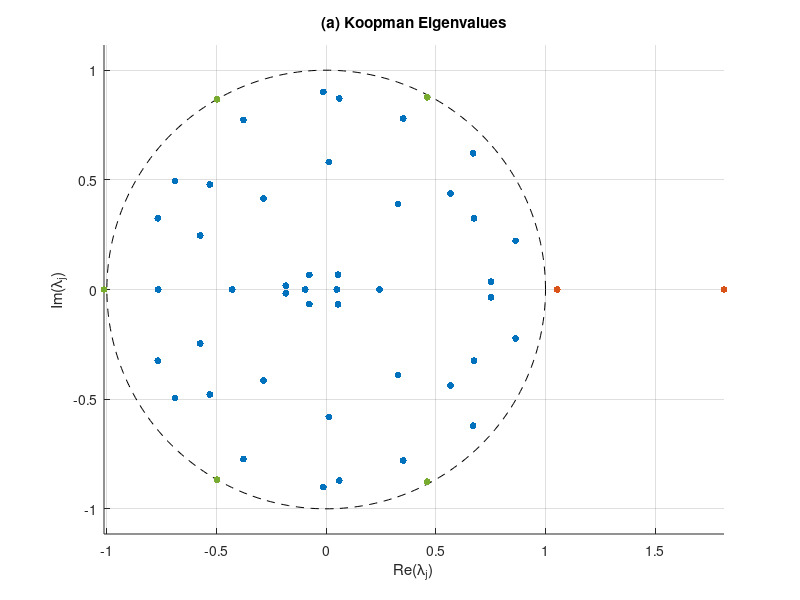
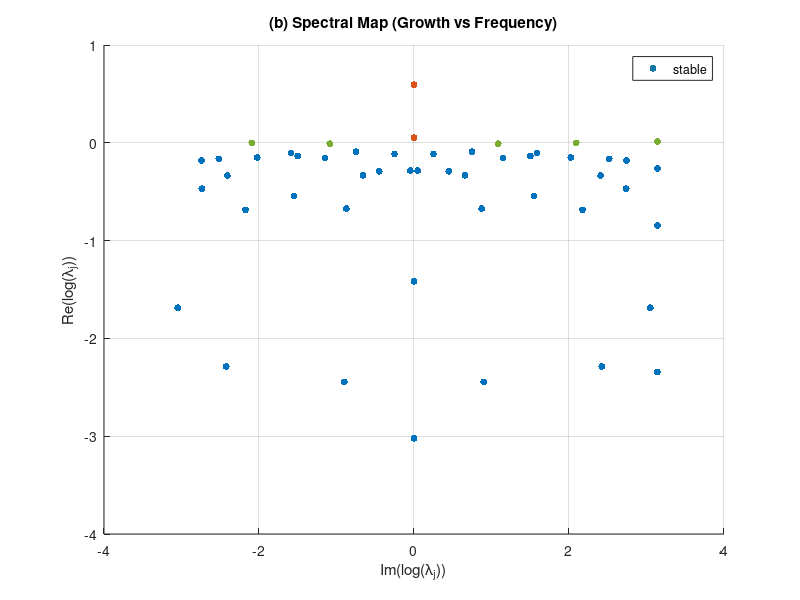

Source code (MATLAB) for these figures, in order:
% === Step 1: 加载数据 ===
S = load('LorenzDatasets1-2.mat');
varname = fieldnames(S);
data = S.(varname{1});
fprintf('Loaded: %s [%d × %d]\n', varname{1}, size(data,1), size(data,2));

% === Step 2: 构造快照对 & 做 DMD ===
X1 = data(:, 1:end-1);
X2 = data(:, 2:end);

[U, S, V] = svd(X1, 'econ');
r = 50;
Ur = U(:,1:r);
Sr = S(1:r,1:r);
Vr = V(:,1:r);

Atilde = Ur' * X2 * Vr / Sr;
[W, D] = eig(Atilde);
lambda = diag(D);              % Koopman 特征值 λ_j
log_lambda = log(lambda);      % 用于谱图

% === Step 3: 分类稳定性 ===
abs_lambda = abs(lambda);
stability = zeros(length(lambda),1);  % 1=stable, 2=neutral, 3=unstable
stability(abs_lambda < 0.98) = 1;      % stable
stability(abs(abs_lambda - 1) < 0.02) = 2;  % neutral
stability(abs_lambda > 1.02) = 3;      % unstable

% === Step 4: 配色 ===
cmap = [0 0.447 0.741;     % blue for stable
        0.466 0.674 0.188; % green for neutral
        0.850 0.325 0.098];% red for unstable
colors = cmap(stability,:);

% === Step 5: 图 (a) 单位圆复平面 ===
figure;
hold on;
theta = linspace(0, 2*pi, 300);
plot(cos(theta), sin(theta), 'k--');  % 单位圆
scatter(real(lambda), imag(lambda), 25, colors, 'filled');
xlabel('Re(\lambda_j)');
ylabel('Im(\lambda_j)');
title('(a) Koopman Eigenvalues');
axis equal; grid on;

% === Step 6: 图 (b) log(λ) 平面 ===
figure;
scatter(imag(log_lambda), real(log_lambda), 25, colors, 'filled');
xlabel('Im(log(\lambda_j))');
ylabel('Re(log(\lambda_j))');
title('(b) Spectral Map (Growth vs Frequency)');
grid on;

% 可选图例
legend({'stable','neutral','unstable'}, 'Location', 'best');
